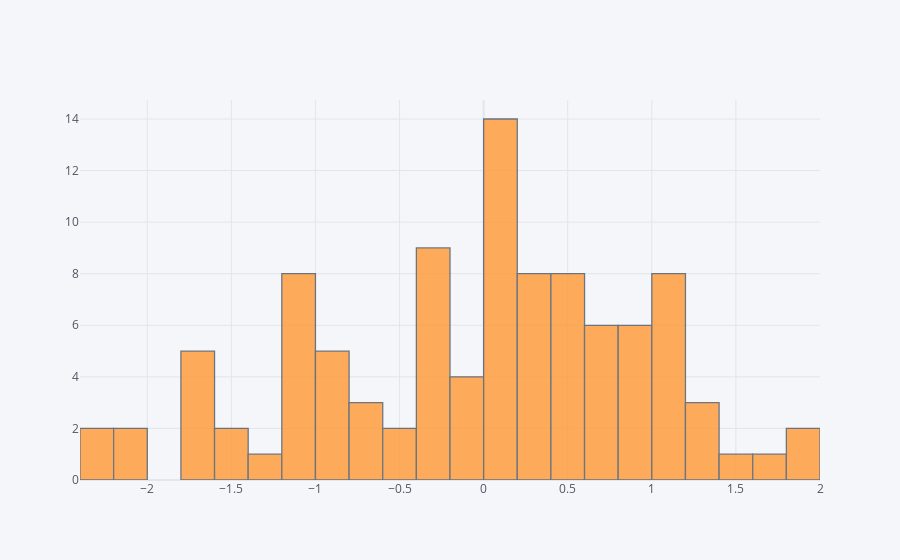

Source (notebook cell):
### Code cell
df['A'].iplot(kind='hist', bins =30)

### Figure 1 — Plotly figure (JSON) as saved in the notebook; plotly's stock layout.template omitted (floating-point values rounded to 4 significant figures)
{"data": [{"histfunc": "count", "histnorm": "", "marker": {"color": "rgba(255, 153, 51, 1.0)", "line": {"color": "#4D5663", "width": 1.3}}, "name": "A", "nbinsx": 30, "opacity": 0.8, "orientation": "v", "type": "histogram", "x": [1.259, -2.226, -0.07969, -1.422, -2.165, 0.7485, 0.783, -0.939, -1.032, 0.395, -0.6025, -0.6868, 0.9869, -0.8163, -0.8278, -1.409, 0.1518, 0.8639, -0.6454, 0.5217, 1.139, -2.182, 1.155, -0.1733, -1.144, 0.711, 0.6811, -0.2867, 0.09209, 1.359, 0.3754, 1.182, -1.196, -1.671, -1.739, 0.7742, -1.021, 0.5033, 0.139, 1.892, 0.2406, 1.096, -0.5311, -1.005, 0.5782, -2.362, -0.391, 0.427, 0.6792, -0.3584, 0.5552, 1.086, -1.012, 0.3854, -1.784, -0.354, 0.3648, 1.134, 0.1386, 0.06922, 0.8521, 1.727, 1.512, -0.9114, -0.2428, 0.997, 0.4357, -0.1951, -0.3025, -0.09893, -1.787, 0.01293, 0.5661, 0.9334, 0.1021, -0.4501, 0.3308, -1.033, 0.1159, 0.1858, 0.4896, 0.122, 0.05671, 1.022, -0.3039, 1.346, -1.051, 0.1874, -0.2343, 0.9002, -1.327, -0.9157, 1.057, 0.2903, 1.834, -0.3674, 0.2542, -1.603, 0.1341, 0.1154]}], "layout": {"barmode": "overlay", "legend": {"bgcolor": "#F5F6F9", "font": {"color": "#4D5663"}}, "paper_bgcolor": "#F5F6F9", "plot_bgcolor": "#F5F6F9", "title": {"font": {"color": "#4D5663"}}, "xaxis": {"gridcolor": "#E1E5ED", "showgrid": true, "tickfont": {"color": "#4D5663"}, "title": {"font": {"color": "#4D5663"}, "text": ""}, "zerolinecolor": "#E1E5ED"}, "yaxis": {"gridcolor": "#E1E5ED", "showgrid": true, "tickfont": {"color": "#4D5663"}, "title": {"font": {"color": "#4D5663"}, "text": ""}, "zerolinecolor": "#E1E5ED"}}}
